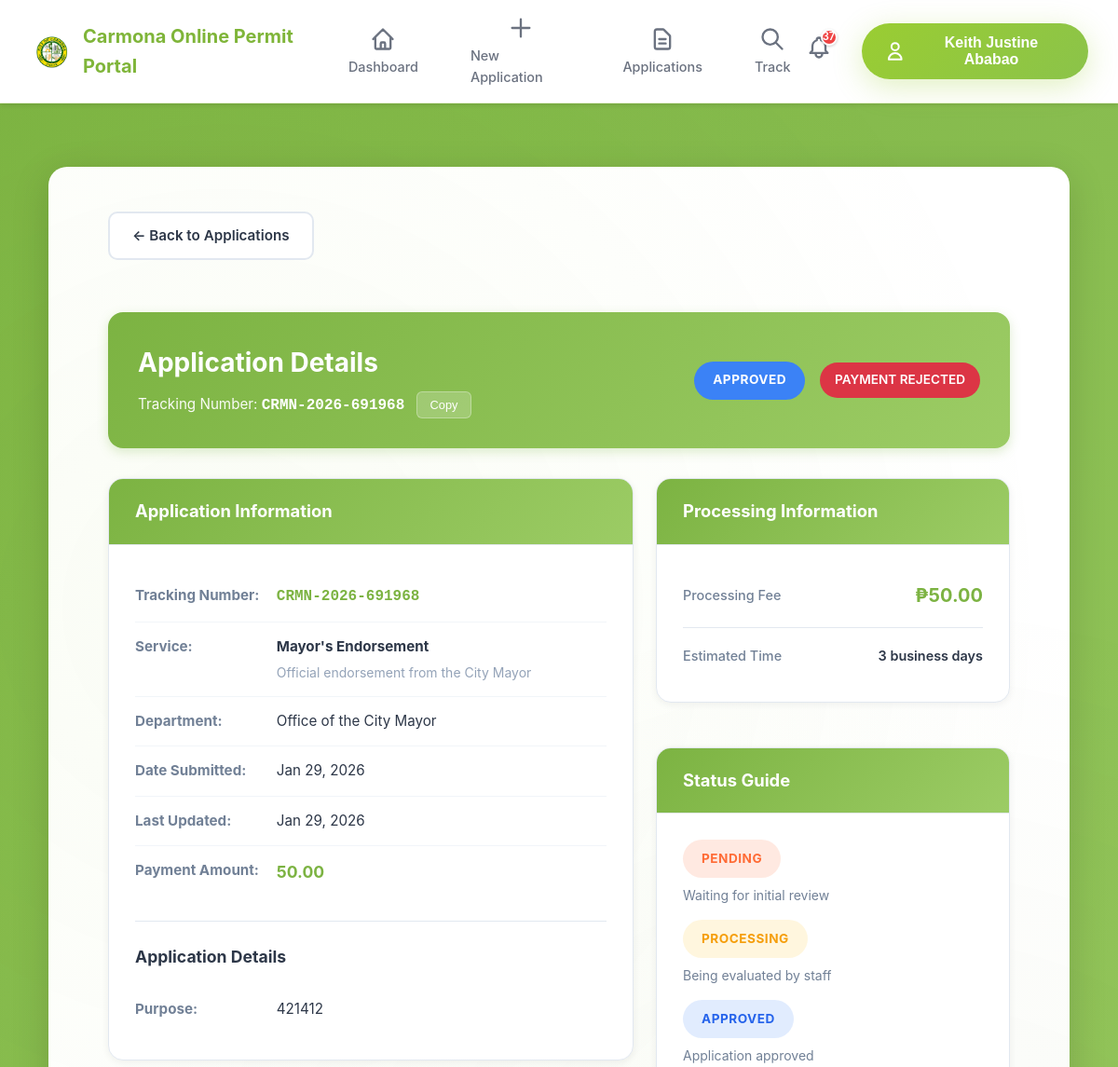
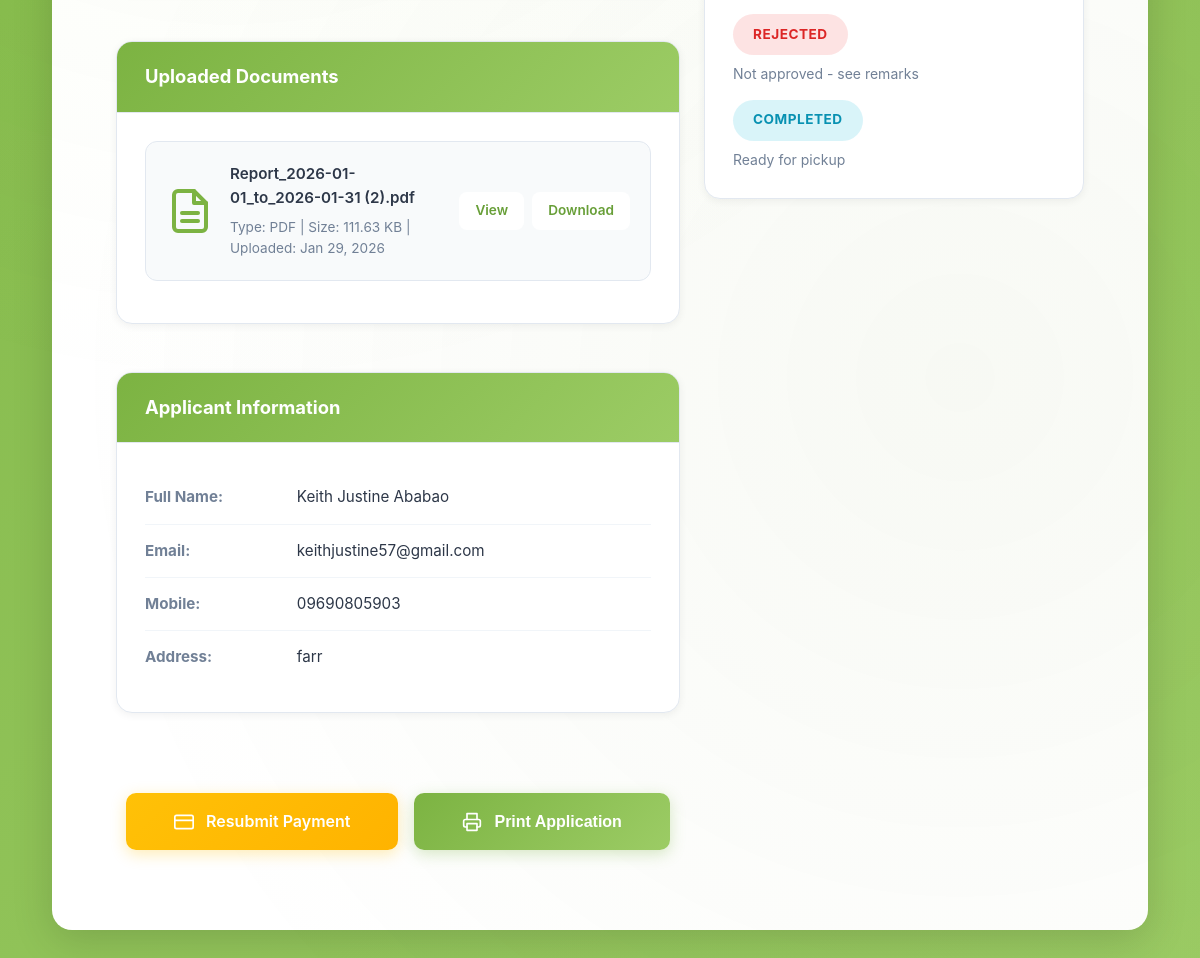
The app's page /user/view_application.php?id=59 (signed in) with its own data (2 pictures, top to bottom).
### tables this page shows
CREATE TABLE `users` (
  `id` int(11) NOT NULL,
  `name` varchar(255) NOT NULL,
  `email` varchar(255) NOT NULL,
  `password` varchar(255) NOT NULL,
  `mobile` varchar(20) NOT NULL,
  `address` text DEFAULT NULL,
  `department_id` int(11) DEFAULT NULL,
  `role` enum('user','admin','department_admin','superadmin') DEFAULT 'user',
  `is_active` tinyint(1) DEFAULT 1,
  `is_verified` tinyint(1) NOT NULL DEFAULT 0 COMMENT 'Email verification status',
  `verification_token` varchar(64) DEFAULT NULL COMMENT 'Email verification token',
  `token_expiry` datetime DEFAULT NULL COMMENT 'Token expiration time',
  `email_verified_at` datetime DEFAULT NULL COMMENT 'When email was verified',
  `created_at` timestamp NOT NULL DEFAULT current_timestamp(),
  `updated_at` timestamp NOT NULL DEFAULT current_timestamp() ON UPDATE current_timestamp()
);

CREATE TABLE `applications` (
  `id` int(11) NOT NULL,
  `user_id` int(11) NOT NULL,
  `department_id` int(11) NOT NULL,
  `service_id` int(11) NOT NULL,
  `service_name` varchar(255) DEFAULT NULL,
  `tracking_number` varchar(50) NOT NULL,
  `purpose` text DEFAULT NULL,
  `location` varchar(255) DEFAULT NULL,
  `compiled_document` varchar(500) DEFAULT NULL,
  `document_file_size` int(11) DEFAULT NULL,
  `admin_remarks` text DEFAULT NULL,
  `remarks` text DEFAULT NULL,
  `status` enum('pending','processing','approved','paid','completed','rejected','cancelled') DEFAULT 'pending',
  `payment_required` tinyint(1) DEFAULT 0,
  `payment_amount` decimal(10,2) DEFAULT 0.00,
  `payment_status` enum('not_required','pending','submitted','verified','rejected') DEFAULT 'not_required',
  `payment_deadline` datetime DEFAULT NULL,
  `payment_method` varchar(50) DEFAULT NULL,
  `payment_reference` varchar(100) DEFAULT NULL,
  `payment_proof` varchar(500) DEFAULT NULL,
  `payment_proof_size` int(11) DEFAULT NULL,
  `payment_notes` text DEFAULT NULL,
  `payment_submitted_at` datetime DEFAULT NULL,
  `payment_verified_by` int(11) DEFAULT NULL,
  `payment_verified_at` datetime DEFAULT NULL,
  `payment_rejection_reason` text DEFAULT NULL,
  `notes` text DEFAULT NULL,
  `total_fee` decimal(10,2) DEFAULT 0.00,
  `fee` decimal(10,2) DEFAULT 0.00,
  `processing_time` varchar(50) DEFAULT NULL,
  `created_at` timestamp NOT NULL DEFAULT current_timestamp(),
  `updated_at` timestamp NOT NULL DEFAULT current_timestamp() ON UPDATE current_timestamp()
);

CREATE TABLE `documents` (
  `id` int(11) NOT NULL,
  `application_id` int(11) NOT NULL,
  `filename` varchar(255) NOT NULL,
  `file_path` varchar(500) NOT NULL,
  `file_size` int(11) NOT NULL,
  `uploaded_at` timestamp NOT NULL DEFAULT current_timestamp()
);

### user/view_application.php (the view, shortened to what the rows shown need)
<?php
require_once '../config.php';
require_once '../includes/functions.php';
$user_id = $_SESSION['user_id'];
$application_id = isset($_GET['id']) ? (int) $_GET['id'] : 0;
$query = "SELECT a.*,
          COALESCE(s.service_name, 'Legacy Service') as service_name,
          COALESCE(s.description, a.purpose) as description,
          COALESCE(s.processing_days, 7) as processing_days,
          COALESCE(s.base_fee, 0) as fee,
          COALESCE(d.name, 'General Services') as department_name,
          u.name as applicant_name, u.email, u.mobile as mobile_number, u.address
          FROM applications a
          LEFT JOIN services s ON a.service_id = s.id
          LEFT JOIN departments d ON a.department_id = d.id
          JOIN users u ON a.user_id = u.id
          WHERE a.id = ? AND a.user_id = ?";
$stmt = $pdo->prepare($query);
$stmt->execute([$application_id, $user_id]);
$application = $stmt->fetch(PDO::FETCH_ASSOC);
$doc_query = "SELECT * FROM documents WHERE application_id = ? ORDER BY uploaded_at DESC";
$doc_stmt = $pdo->prepare($doc_query);
$doc_stmt->execute([$application_id]);
$documents = $doc_stmt->fetchAll(PDO::FETCH_ASSOC);
include '../includes/header.php';
?>
<link rel="stylesheet" href="<?php echo BASE_URL; ?>/assets/css/user-responsive.css">
<link rel="stylesheet" href="https://cdnjs.cloudflare.com/ajax/libs/font-awesome/6.4.0/css/all.min.css">
<div class="wrapper">
    <div class="page-wrapper">
        <div class="container">
            <div class="page-header">
                <div>
                    <h1>Application Details</h1>
                    <p class="tracking-info">
                        Tracking Number:
                        <span
                            class="tracking-number"><?php echo htmlspecialchars($application['tracking_number']); ?></span>
                        <button onclick="copyToClipboard('<?php echo $application['tracking_number']; ?>')"
                            class="copy-btn">
                            Copy
                        </button>
                    </p>
                </div>
                <div style="display: flex; gap: 0.5rem; align-items: center; flex-wrap: wrap;">
                    <span class="status-badge status-<?php echo strtolower($application['status']); ?>">
                        <?php echo strtoupper($application['status']); ?>
                    </span>
                    <?php if ($application['payment_required']): ?>
                        <?php if ($application['payment_status'] === 'pending'): ?>
                            <span class="payment-badge payment-required">
                                PAYMENT REQUIRED
                            </span>
                        <?php elseif ($application['payment_status'] === 'submitted'): ?>
                            <span class="payment-badge payment-submitted">
                                UNDER VERIFICATION
                            </span>
                        <?php elseif ($application['payment_status'] === 'verified'): ?>
                            <span class="payment-badge payment-verified">
                                PAYMENT REQUIRED
                            </span>
                        <?php elseif ($application['payment_status'] === 'rejected'): ?>
                            <span class="payment-badge payment-rejected">
                                PAYMENT REJECTED
                            </span>
                        <?php elseif ($application['payment_status'] === 'expired'): ?>
                            <span class="payment-badge payment-expired">
                                PAYMENT EXPIRED
                            </span>
                        <?php endif; ?>
                    <?php endif; ?>
                </div>
            </div>
            <div class="row">
                <div class="col-lg-8">
                    <div class="card">
                        <div class="card-header">
                            <h2>Application Information</h2>
                        </div>
                        <div class="card-body">
                            <table class="table">
                                <tbody>
                                    <tr>
                                        <td>
                                            <span
                                                style="color: var(--primary); font-family: monospace; font-size: 1rem; font-weight: 700;">
                                                <?php echo htmlspecialchars($application['tracking_number']); ?>
                                            </span>
                                        </td>
                                    </tr>
                                    <tr>
                                        <td><strong>Date Submitted:</strong></td>
                                        <td><?php echo formatDate($application['created_at']); ?></td>
                                    </tr>
                                    <tr>
                                        <td><strong>Last Updated:</strong></td>
                                        <td><?php echo formatDate($application['updated_at']); ?></td>
                                    </tr>
                                    <?php if ($application['payment_required']): ?>
                                        <tr>
                                            <td><strong>Payment Amount:</strong></td>
                                            <td>
                                                <strong style="color: var(--primary); font-size: 1.1rem;">
                                                    <?php echo number_format($application['payment_amount'], 2); ?>
                                                </strong>
                                            </td>
                                        </tr>
                                    <?php endif; ?>
                                </tbody>
                            </table>
                            <table class="table">
                                <tbody>
                                    <tr>
                                        <td><strong>Purpose:</strong></td>
                                        <td><?php echo nl2br(htmlspecialchars($application['purpose'])); ?></td>
                                    </tr>
                                </tbody>
                            </table>
                        </div>
                    </div>
                    <div class="card">
                        <div class="card-header">
                            <h2>Uploaded Documents</h2>
                        </div>
                        <div class="card-body">
                            <?php if (count($documents) > 0): ?>
                                <?php foreach ($documents as $doc): ?>
                                    <div class="document-item">
                                        <div class="doc-icon">
                                            <?php
                                            $ext = strtolower(pathinfo($doc['filename'], PATHINFO_EXTENSION));
                                            ?>
                                        </div>
                                        <div class="doc-info">
                                            <h5><?php echo htmlspecialchars($doc['filename']); ?></h5>
                                            <div class="doc-meta">
                                                Type: <?php echo strtoupper($ext); ?> |
                                                Size: <?php echo number_format($doc['file_size'] / 1024, 2); ?> KB |
                                                Uploaded: <?php echo formatDate($doc['uploaded_at']); ?>
                                            </div>
                                        </div>
                                        <div class="doc-actions">
                                            <a href="../<?php echo htmlspecialchars($doc['file_path']); ?>" target="_blank"
                                                class="btn btn-sm btn-primary">
                                                View
                                            </a>
                                            <a href="../<?php echo htmlspecialchars($doc['file_path']); ?>"
                                                download="<?php echo htmlspecialchars($doc['filename']); ?>"
                                                class="btn btn-sm btn-primary">
                                                Download
                                            </a>
                                        </div>
                                    </div>
                                <?php endforeach; ?>
                            <?php else: ?>
                                <div class="empty-state">
                                    <p>No documents uploaded</p>
                                </div>
                            <?php endif; ?>
                        </div>
                    </div>
                    <div class="card">
                        <div class="card-header">
                            <h2>Applicant Information</h2>
                        </div>
                        <div class="card-body">
                            <table class="table">
                                <tbody>
                                    <tr>
                                        <td><strong>Full Name:</strong></td>
                                        <td><?php echo htmlspecialchars($application['applicant_name']); ?></td>
                                    </tr>
                                    <tr>
                                        <td><strong>Email:</strong></td>
                                        <td><?php echo htmlspecialchars($application['email']); ?></td>
                                    </tr>
                                    <tr>
                                        <td><strong>Mobile:</strong></td>
                                        <td><?php echo htmlspecialchars($application['mobile_number']); ?></td>
                                    </tr>
                                    <tr>
                                        <td><strong>Address:</strong></td>
                                        <td><?php echo htmlspecialchars($application['address']); ?></td>
                                    </tr>
                                </tbody>
                            </table>
                        </div>
                    </div>
                </div>
            </div>
        </div>
    </div>
</div>
<?php include '../includes/footer.php'; ?>

### includes/header.php (shortened to what the rows shown need)
<?php
require_once __DIR__ . '/../config.php';
require_once __DIR__ . '/functions.php';
$currentUser = getCurrentUser();
$unreadCount = 0;
if ($currentUser) {
    try {
        $stmt = $pdo->prepare("SELECT COUNT(*) FROM notifications WHERE user_id = ? AND is_read = 0");
        $stmt->execute([$currentUser['id']]);
        $unreadCount = $stmt->fetchColumn();
    } catch (Exception $e) {
        error_log("Error fetching notification count: " . $e->getMessage());
    }
}
?>
<!DOCTYPE html>
<html lang="en">
<head>
    <link rel="stylesheet" href="<?php echo BASE_URL; ?>/assets/css/style.css">
</head>
<body>
    <nav class="navbar" style="display: flex; justify-content: space-between; align-items: center; padding: 1rem 2rem; background: white; box-shadow: 0 2px 4px rgba(0, 0, 0, 0.1); position: sticky; top: 0; z-index: 1000;">
        <div class="nav-right-section" style="display: flex; align-items: center; gap: 1rem;">
            <?php if (isLoggedIn()): ?>
                <div class="notification-bell" onclick="toggleNotifications()">
                    <?php if ($unreadCount > 0): ?>
                        <span class="notification-badge" id="notificationBadge"><?php echo $unreadCount; ?></span>
                    <?php endif; ?>
                </div>
                <div class="nav-dropdown" style="position: relative;">
                    <button class="nav-dropdown-toggle" style="display: flex; align-items: center; gap: 0.75rem; padding: 0.75rem 1.5rem; border-radius: 50px; background: linear-gradient(135deg, #9ACD32, #8BC34A); color: white; border: none; cursor: pointer; box-shadow: 0 8px 32px rgba(154, 205, 50, 0.3); font-weight: 700; font-size: 1rem; transition: all 0.3s ease;">
                        <svg fill="none" stroke="currentColor" viewBox="0 0 24 24" style="width: 24px; height: 24px; stroke: white;">
                            <path stroke-linecap="round" stroke-linejoin="round" stroke-width="2" d="M16 7a4 4 0 11-8 0 4 4 0 018 0zM12 14a7 7 0 00-7 7h14a7 7 0 00-7-7z"/>
                        </svg>
                        <span><?php echo htmlspecialchars($currentUser['name']); ?></span>
                    </button>
                </div>
            <?php endif; ?>
        </div>
    </nav>
    <main class="main-content">

### records on screen
users: name "Keith Justine Ababao"
applications: tracking_number "CRMN-2026-691968", status "APPROVED", created_at "Jan 29, 2026", updated_at "Jan 29, 2026", payment_amount "50.00", purpose "421412", user.name "Keith Justine Ababao", user.email "keithjustine57@gmail.com", user.mobile "09690805903", user.address "farr"
documents: filename "Report_2026-01-01_to_2026-01-31 (2).pdf", filename "PDF", $doc['file_size']/1024 "111.63", uploaded_at "Jan 29, 2026"

### other values on screen
$unreadCount "37"
$application['service_name'] "Mayor's Endorsement"
$application['description'] "Official endorsement from the City Mayor"
$application['department_name'] "Office of the City Mayor"
formatCurrency($application['fee']) "₱50.00"
$application['processing_days'] "3"
